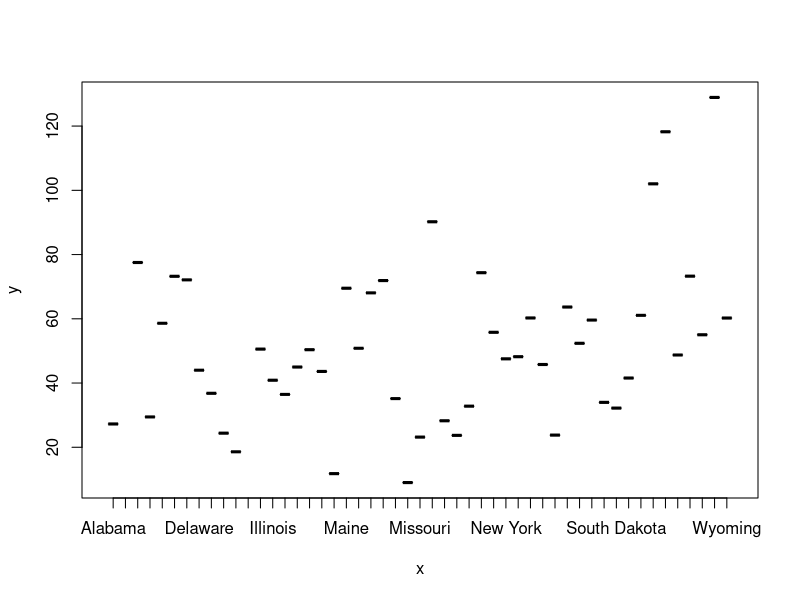
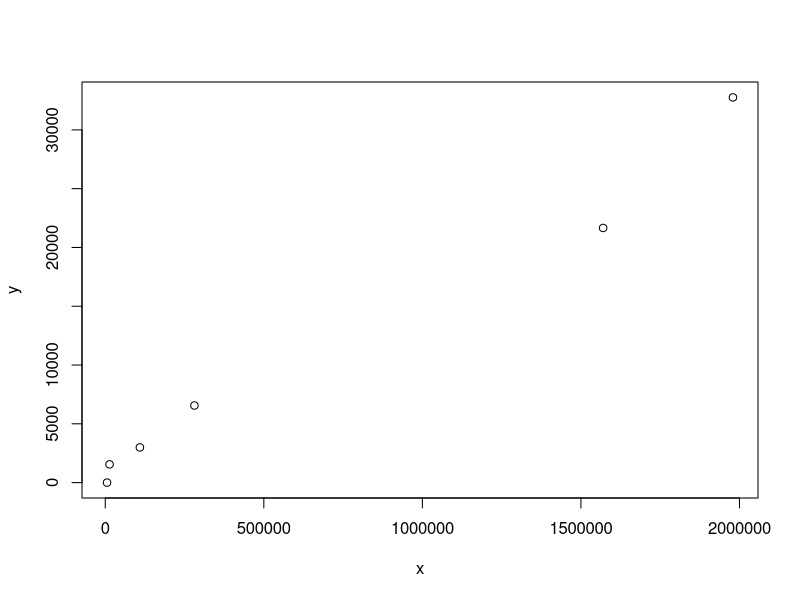

Recreate these plots in R, in order.
## ---- chunk 1
knitr::opts_chunk$set(echo = TRUE)
## ---- chunk 2
library(dslabs)
library(tidyverse)
data("us_contagious_diseases")
## ---- chunk 3
str(us_contagious_diseases)
## ---- chunk 4
class(us_contagious_diseases$disease)
## ---- chunk 5
us_contagious_diseases %>%
arrange(desc(population)) %>%
filter(disease == 'Polio',year >= 1955, year <= 1965)  %>%
top_n(10)
## ---- chunk 6
klasifikasi = function(a){
  ifelse(a>2000,"Azab",ifelse(a>1000,"Cobaan","Biasa"))
}
head_data = head(us_contagious_diseases)
clasification = sapply(head_data$count,klasifikasi)
## ---- chunk 7
us_contagious_diseases = mutate(us_contagious_diseases,category = klasifikasi(count),rate = count / population * 100000)
us_contagious_diseases
## ---- chunk 8
kesimpulan = us_contagious_diseases %>%
group_by(state)%>%
summarize(rata_rata_rate = mean(rate))
## ---- chunk 9
x = kesimpulan$rata_rata_rate
y = kesimpulan$state
plot(y , x)

## ---- chunk 10
library(here)
library(vroom)
## ---- chunk 11
sayuran_kwintal_vroom = vroom(here("data-raw","sayuran-kwintal.csv"))
str(sayuran_kwintal_vroom)
## ---- chunk 12
sayuran_kwintal_vroom %>%
arrange(`Cabe Besar`) %>%
select(Daerah,`Cabe Besar`)
## ---- chunk 13
sayuran_kwintal_vroom = sayuran_kwintal_vroom %>%
group_by(Daerah) %>%
mutate(total_sayuran = sum(`Bawang Merah`,`Bawang Daun`,Kubis,`Kembang Kol`,Sawi,`Kacang Panjang`,`Cabe Besar`,`Cabe Kecil`, Jamur, Tomat, Terung,Buncis,Ketimun,`Labu Siam`,Kangkung,Bayam))
sayuran_kwintal_vroom
## ---- chunk 14
sayuran_kwintal_vroom$Daerah[which.max(sayuran_kwintal_vroom$total_sayuran)]
## ---- chunk 15
sayuran_kwintal_vroom$Daerah[which.min(sayuran_kwintal_vroom$total_sayuran)]
## ---- chunk 16
x = sayuran_kwintal_vroom$total_sayuran
y = sayuran_kwintal_vroom$`Cabe Kecil`
plot(x , y)
